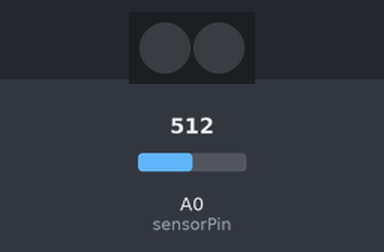
A sketch run on a simulated Arduino Uno, built with avr-gcc and run on an emulated ATmega328P. On the bench: 2 RGB LEDs in strip order, left to right. The inputs (shaded band) are chosen by the test bench; at power-on: A0 (sensorPin) = 512. Dim RGB values are drawn brighter than linear; random numbers use the default seed unless the sketch sets one; EEPROM starts erased; what the sketch prints to the serial monitor is not drawn.

Above: at 1.2 s.
1.3 s: A0 (sensorPin) set to 716
At 1.51 s:
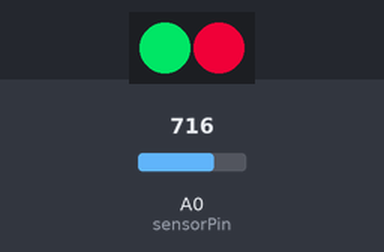
3.0 s: A0 (sensorPin) set to 796
At 4.2 s:
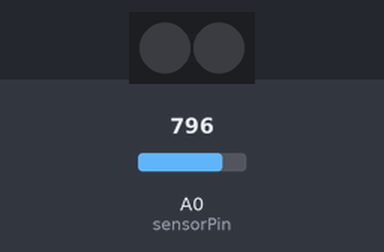
4.6 s: A0 (sensorPin) set to 826
At 5.8 s:
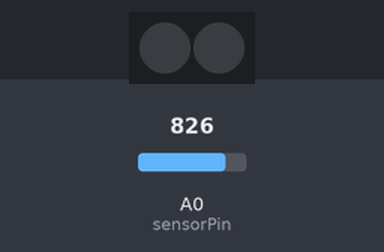
6.1 s: A0 (sensorPin) set to 511
At 6.21 s:
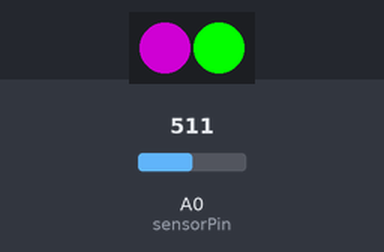
7.9 s: A0 (sensorPin) set to 538
At 8.2 s:
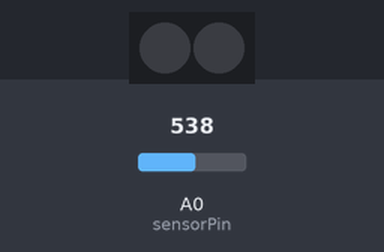
9.4 s: A0 (sensorPin) set to 1023
At 9.55 s:
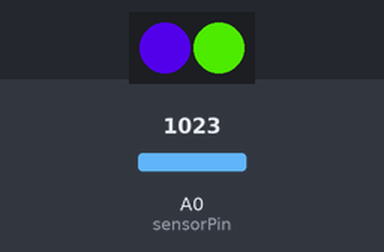
Timing chart, 0 to 12.4 s (numbered marks = the images above; inputs shaded):
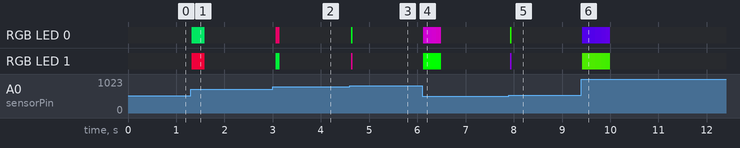

The sketch:

mic_rgb_leds.ino
```cpp
#include <Adafruit_NeoPixel.h>
#include <avr/power.h>
#include <EEPROM.h>

#define PIN 6

Adafruit_NeoPixel strip = Adafruit_NeoPixel(2, PIN, NEO_GRB + NEO_KHZ800);

int sensorPin = A0; // select the input pin for the potentiometer
int ledPin = 13; // select the pin for the LED
int sensorValue = 0; // variable to store the value coming from the sensor
long baseline = 0;
long diff = 0;
int i = 0;
int j = 0;
int memAddress = 0;
int myMode;
int randMode = 0;
int sensitivity = 4;//1 or 2 = Most sensitive; 10 = Least Sensitive

void setup ()
{
  #if defined (__AVR_ATtiny85__)
    if (F_CPU == 16000000) clock_prescale_set(clock_div_1);
  #endif
  //Let's make it more random
  randomSeed(42);
  myMode = int(EEPROM.read(memAddress));
  if (myMode > 5 || myMode < 0) {
    myMode = 0;
  }
  EEPROM.write(memAddress, myMode + 1);
  for (i = 0; i < strip.numPixels(); i++) {
    setPixel(myMode);
  }
  Serial.begin (9600);
  baseline = analogRead (sensorPin);
  strip.begin();
}

void loop ()
{
  delay(1);
  sensorValue = analogRead (sensorPin);
  baseline = (sensorValue + baseline) / 2;
  Serial.print(myMode);
  Serial.print(" ");
  Serial.print(sensorValue, DEC);
  Serial.print(" ");
  Serial.print(baseline);
  Serial.print(" ");
  randMode = random(0,4);
  diff = max(baseline, sensorValue) - min(baseline, sensorValue);
  for (i = 0; i < strip.numPixels(); i++) {
    strip.setPixelColor(i, strip.Color(0, 0, 0));
  }
  strip.show();
  if (diff > 1) {
    if (j > 256 * 5) {//For fade mode
      j = 0;
    }
    for (i = 0; i < diff; i++) {
      Serial.print("=");
      if (myMode == 5) {
        setPixel(randMode);
      } else {
        setPixel(myMode);
      }
      strip.show();
    }
  }
  Serial.println();
  j = j + 1;
}

void setPixel(int myMode) {
  if (myMode == 0) {
    strip.setPixelColor(i - sensitivity, Wheel(((i * 256 / strip.numPixels()) + j) & 255));
  } else if (myMode == 1) {
    strip.setPixelColor(i - sensitivity, strip.Color(100, 100, 100));
  } else if (myMode == 2) {
    strip.setPixelColor(i - sensitivity, strip.Color(255, 0, 0));
  } else if (myMode == 3) {
    strip.setPixelColor(i - sensitivity, strip.Color(0, 255, 0));
  } else if (myMode == 4) {
    strip.setPixelColor(i - sensitivity, strip.Color(0, 0, 255));
  }
}


// Input a value 0 to 255 to get a color value.
// The colours are a transition r - g - b - back to r.
uint32_t Wheel(byte WheelPos) {
  WheelPos = 255 - WheelPos;
  if (WheelPos < 85) {
    return strip.Color(255 - WheelPos * 3, 0, WheelPos * 3);
  } else if (WheelPos < 170) {
    WheelPos -= 85;
    return strip.Color(0, WheelPos * 3, 255 - WheelPos * 3);
  } else {
    WheelPos -= 170;
    return strip.Color(WheelPos * 3, 255 - WheelPos * 3, 0);
  }
}
```

Measured:
- the behaviour switches between 537 and 538 on A0 (sensorPin) (found by bisection; images 4 and 5)
- after the input at 1.3 s, RGB LED 0: off → RGB(0, 180, 75) at once, → RGB(0, 177, 78) 0.12 s later, → off 0.14 s later; RGB LED 1: off → RGB(204, 0, 51) at once, → RGB(207, 0, 48) 0.12 s later, → off 0.14 s later
- after the input at 3.0 s, RGB LED 0: off → RGB(177, 0, 78) after 0.06 s, → off 0.09 s later; RGB LED 1: off → RGB(0, 207, 48) after 0.06 s, → off 0.09 s later
- after the input at 4.6 s, RGB LED 0: off → RGB(0, 228, 27) at once, → off 0.03 s later; RGB LED 1: off → RGB(156, 0, 99) at once, → off 0.03 s later
- after the input at 6.1 s, RGB LED 0: off → RGB(126, 0, 129) at once, → RGB(129, 0, 126) 0.18 s later, → RGB(132, 0, 123) 0.09 s later, → off 0.10 s later; RGB LED 1: off → RGB(3, 252, 0) at once, → RGB(0, 255, 0) 0.18 s later, → RGB(0, 252, 3) 0.09 s later, → off 0.10 s later
- after the input at 7.9 s, RGB LED 0: off → RGB(33, 222, 0) at once, → off 0.03 s later; RGB LED 1: off → RGB(96, 0, 159) at once, → off 0.03 s later
